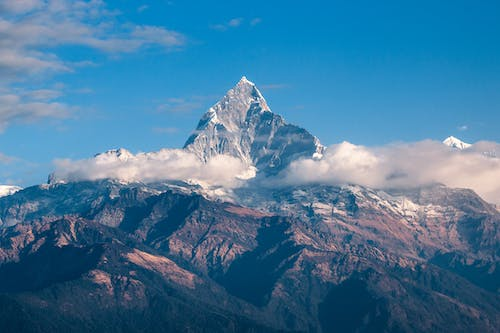
#> input picture test_CPV.jpeg, 500 x 333 px, found by its file name
$ jupyter execute CPV301_Workshop2.ipynb
#> lines starting #> are read from the running program, lines starting #| are printed output that depends on the picture; after the words box and inside, x2 and y2 are one past the last pixel; in counts of white or black regions, pixels touching at a corner belong together
#> further down, img is the input picture: shape (333, 500, 3); mean B, G, R 155.6, 121.2, 69
[cell 1]
import cv2
import math
import numpy as np
import sys
from matplotlib import pyplot as plt

[cell 2]
def apply_mask(matrix, mask, fill_value):
    masked = np.ma.array(matrix, mask=mask, fill_value=fill_value)
    return masked.filled()

def apply_threshold(matrix, low_value, high_value):
    low_mask = matrix < low_value
    matrix = apply_mask(matrix, low_mask, low_value)

    high_mask = matrix > high_value
    matrix = apply_mask(matrix, high_mask, high_value)

    return matrix

def simplest_cb(img, percent):
    #kiem tra anh mau
#> called with percent = 7
    assert img.shape[2] == 3
    assert percent > 0 and percent < 100

    half_percent = percent / 200.0

    #tach anh ra cac he mau rgb
    channels = cv2.split(img)

    out_channels = []
    for channel in channels:
        assert len(channel.shape) == 2
        #tim gia tri cao va thap nhat cua pixel mau trong anh dua vao percent
        height, width = channel.shape
        vec_size = width * height
        flat = channel.reshape(vec_size)

        assert len(flat.shape) == 1
        flat = np.sort(flat)

        n_cols = flat.shape[0]

        low_val  = flat[math.floor(n_cols * half_percent)]
        high_val = flat[math.ceil( n_cols * (1.0 - half_percent))]

        print("Lowval: ", low_val)
        print("Highval: ", high_val)

        #apply cac gia tri vua tim duoc
        thresholded = apply_threshold(channel, low_val, high_val)
        # chuan hoa lai cac ma tran theo he mau
        normalized = cv2.normalize(thresholded, thresholded.copy(), 0, 255, cv2.NORM_MINMAX)
        out_channels.append(normalized)
#> this loop made 3 passes
#> (low_val, high_val) on passes 1 to 3: (79, 209), (49, 198), (0, 213)
#| Lowval:  79
#| Highval:  209
#| Lowval:  49
#| Highval:  198
#| Lowval:  0
#| Highval:  213
#> pass 1, in apply_threshold, `low_mask = matrix < low_value`:
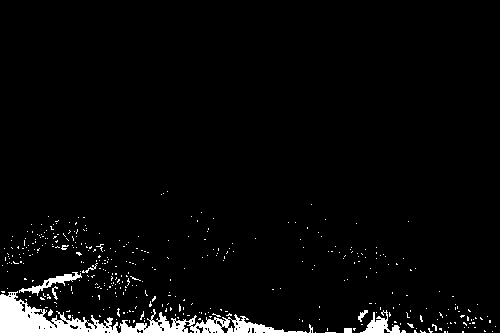
#> low_mask: shape (333, 500) bool; 3.5% white; 394 white regions (383 under 20 px), largest, box (x1, y1, x2, y2) and area: (0, 291, 118, 333) 2203, (119, 309, 307, 333) 1600, (360, 310, 400, 333) 377
#> pass 1, in apply_mask, `masked = np.ma.array(matrix, mask=mask, fill_value=fill_value)`:
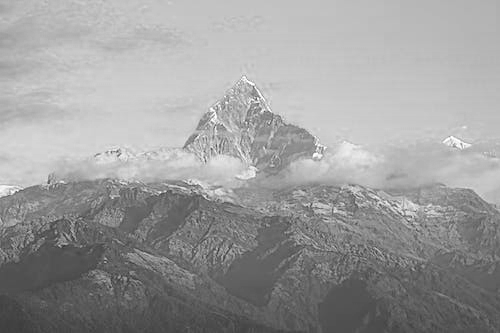
#> masked: shape (333, 500); min 48, max 255, mean 155.6
#> pass 1, in apply_threshold, `high_mask = matrix > high_value`:
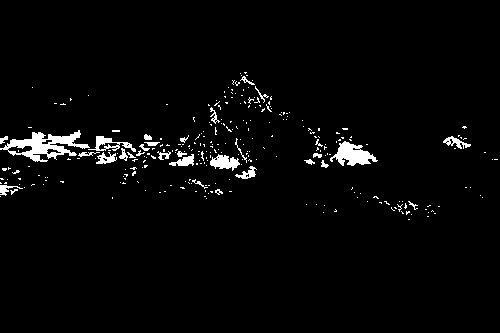
#> high_mask: shape (333, 500) bool; 2.8% white; 285 white regions (253 under 20 px), largest, box (x1, y1, x2, y2) and area: (0, 130, 90, 162) 1175, (330, 141, 378, 166) 629, (210, 154, 240, 171) 298
#> after the loop:
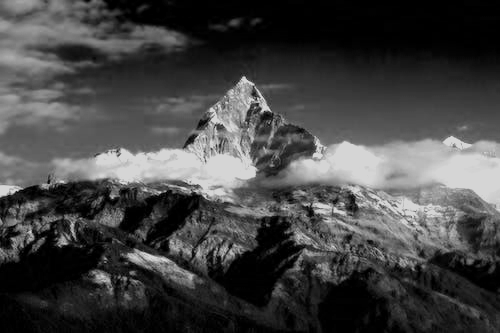
#> thresholded: shape (333, 500); min 0, max 213, mean 68.4
#> after the loop, out_channels = 3 items
#gop hinh anh
    return cv2.merge(out_channels)

#Dieu chinh kich thuoc hinh anh(co hay khong deu ok)git
def ResizeWithAspectRatio(image, width=None, height=None, inter=cv2.INTER_AREA):
#> called with width = 400, height = 300, inter = 3
    dim = None
    (h, w) = image.shape[:2]
#> h = 333; w = 500

    if width is None and height is None:
        return image
    if width is None:
        r = height / float(h)
        dim = (int(w * r), height)
    else:
        r = width / float(w)
#> r = 0.8
        dim = (width, int(h * r))
#> dim = (400, 266)

    return cv2.resize(image, dim, interpolation=inter)
#> returned value: shape (266, 400, 3)

if __name__ == '__main__':
    img = cv2.imread(r'C:\Users\ADMIN\CPV301\CPV\test_CPV.jpeg')
    out = simplest_cb(img, 7)
    img1=ResizeWithAspectRatio(img,400,300)
    out1=ResizeWithAspectRatio(out,400,300)
#> call 2 of ResizeWithAspectRatio, with width = 400, height = 300, inter = 3
#> in ResizeWithAspectRatio (call 2), `return cv2.resize(image, dim, interpolation=inter)`:
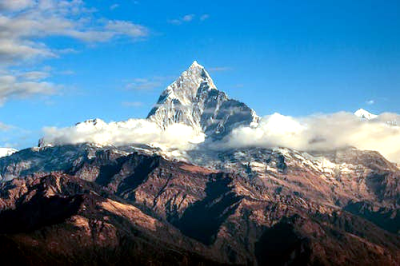
#> returned value: shape (266, 400, 3); mean of channels 0, 1, 2 150.1, 122.7, 81.9; drawn as B, G, R
    cv2.imshow("before", img)
    cv2.imshow("after", out)
    cv2.waitKey(0)

[cell 3]
hist,bins = np.histogram(img.flatten(),256,[0,256])
#> hist = 256 values, max 14845 at index 0, min 55 at index 253, mean 1951.2; bins = 257 values from 0 to 256
#tinh cdf của hình ảnh
cdf = hist.cumsum()
#> cdf = 256 values from 14845 to 499500
cdf_normalized = cdf * float(hist.max()) / cdf.max()
#> cdf_normalized = 256 values from 441.2 to 14845
plt.plot(cdf_normalized, color = 'b')
plt.hist(img.flatten(),256,[0,256], color = 'r')
plt.xlim([0,256])
plt.legend(('cdf','histogram'), loc = 'upper left')
plt.show()
#> figure, not shown here; tallest bar 14845 high, from x = 0 to 1; curve peaks at x = 255, y = 14845

[cell 4]
#dùng ảnh trắng đen để perform hist equal

img2=cv2.imread(r'C:\Users\ADMIN\CPV301\CPV\test_CPV.jpeg',0)
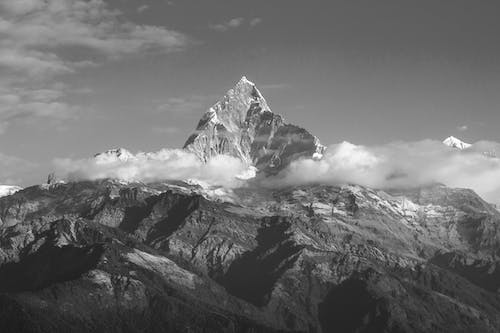
#> img2: shape (333, 500); min 23, max 255, mean 109.5
#calcHist:tinh toan su phan bo cuong do sang cua hinh anh de ve bieu do
hist1 = cv2.calcHist([img2],[0],None,[256],[0,256])
#> hist1 = 256 values, max 2757 at index 99, min 0 at index 0, mean 650.4
#equalizeHist: dãn các khoảng phân bố dày đặc pixel và co các khoảng phân bố thưa pixel.
img3 = cv2.equalizeHist(img2)
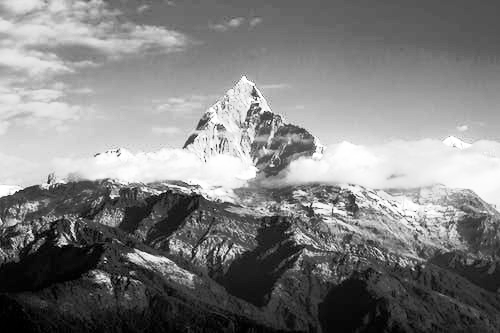
#> img3: shape (333, 500); min 0, max 255, mean 128.4
hist2 = cv2.calcHist([img3],[0],None,[256],[0,256])
#> hist2 = 256 values, max 2757 at index 106, min 0 at index 5, mean 650.4

#hiển thị biểu đồ và hình ảnh trước và sau xử lý
plt.subplot(222),plt.plot(hist1);
plt.subplot(224),plt.plot(hist2);

cv2.imshow('before',img2)
cv2.imshow('after',img3)
cv2.waitKey(0)
#> figure, not shown here; panel 1: curve peaks at x = 99, y = 2757; panel 2: curve peaks at x = 106, y = 2757

[cell 5]
#Dùng ảnh màu để perform hist equal

#convert hệ màu RGB qua hệ màu YUV
img_yuv = cv2.cvtColor(img, cv2.COLOR_BGR2YUV)
#> img_yuv: shape (333, 500, 3); mean of channels 0, 1, 2 109.5, 150.7, 92.5
img_yuv[:,:,0] = cv2.equalizeHist(img_yuv[:,:,0])
#> img_yuv: shape (333, 500, 3); mean of channels 0, 1, 2 128.4, 150.7, 92.5

# convert ngược lại
img_output = cv2.cvtColor(img_yuv, cv2.COLOR_YUV2BGR)
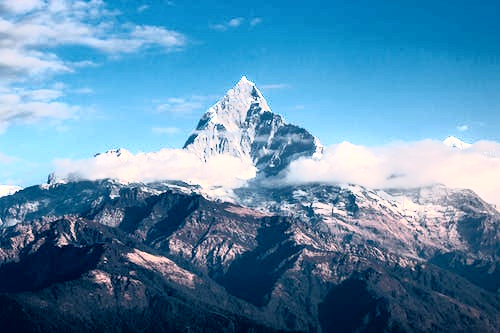
#> img_output: shape (333, 500, 3); mean B, G, R 173.5, 140.1, 90.5

cv2.imshow('color hist',img_output)
cv2.imshow('before color hist',img)
cv2.waitKey(0)

[cell 6]
img2=cv2.blur(img, (5,5))
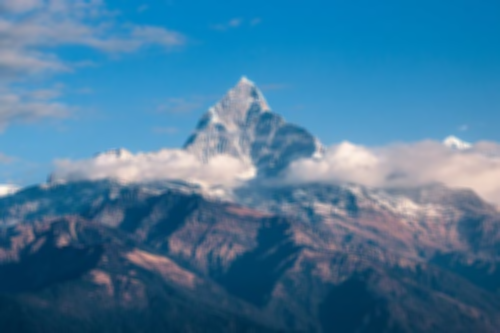
#> img2: shape (333, 500, 3); mean B, G, R 155.6, 121.2, 69
cv2.imshow('blur',img2)
cv2.waitKey(0)

[cell 7]
def imhist(im):
  # calculates normalized histogram of an image
	m, n = im.shape
#> m = 333; n = 500
	h = [0.0] * 256
	for i in range(m):
		for j in range(n):
			h[im[i, j]]+=1
	return np.array(h)/(m*n)


def histeq(im):
	#calculate Histogram
	h = imhist(im)
#> h = 256 values, max 0.0166 at index 99, min 0 at index 0, mean 0.00391
	cdf = np.array(np.cumsum(h)) #cumulative distribution function
#> cdf = 256 values from 0 to 1
	sk = np.uint8(255 * cdf) #finding transfer function values
#> sk = 256 values from 0 to 254
	s1, s2 = im.shape
#> s1 = 333; s2 = 500
	Y = np.zeros_like(im)
	# applying transfered values for each pixels
	for i in range(0, s1):
		for j in range(0, s2):
			Y[i, j] = sk[im[i, j]]
	H = imhist(Y)
#> H = 256 values, max 0.0166 at index 105, min 0 at index 4, mean 0.00391
	#return transformed image, original and new istogram,
	# and transform function
	return Y , h, H, sk


img = cv2.imread('/Users/mbpretina/Downloads/test_CPV.jpeg',0)
new_img, h, new_h, sk = histeq(img)
#> new_h has the same summary as H in histeq; sk = 256 values from 0 to 254

#Show image
plt.subplot(121)
plt.imshow(img)
plt.title('original image')
plt.set_cmap('gray')

plt.subplot(122)
plt.imshow(new_img)
plt.title('hist. equalized image')
plt.set_cmap('gray')
plt.show()

#Show hist
fig = plt.figure()
fig.add_subplot(221)
plt.plot(h)
plt.title('Original histogram') # original histogram

fig.add_subplot(222)
plt.plot(new_h)
plt.title('New histogram') #hist of equalized image

fig.add_subplot(223)
plt.plot(sk)
plt.title('Transfer function') #transfer function

plt.show()
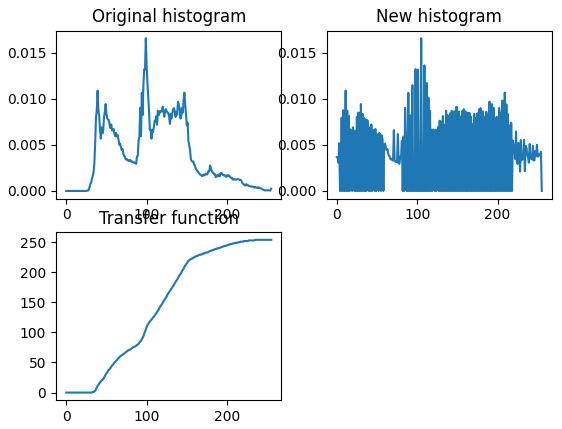
#> figure drawn by matplotlib, 3 panels; panel 1: curve peaks at x = 99, y = 0.0166; panel 2: curve peaks at x = 105, y = 0.0166; panel 3: curve peaks at x = 235, y = 254
